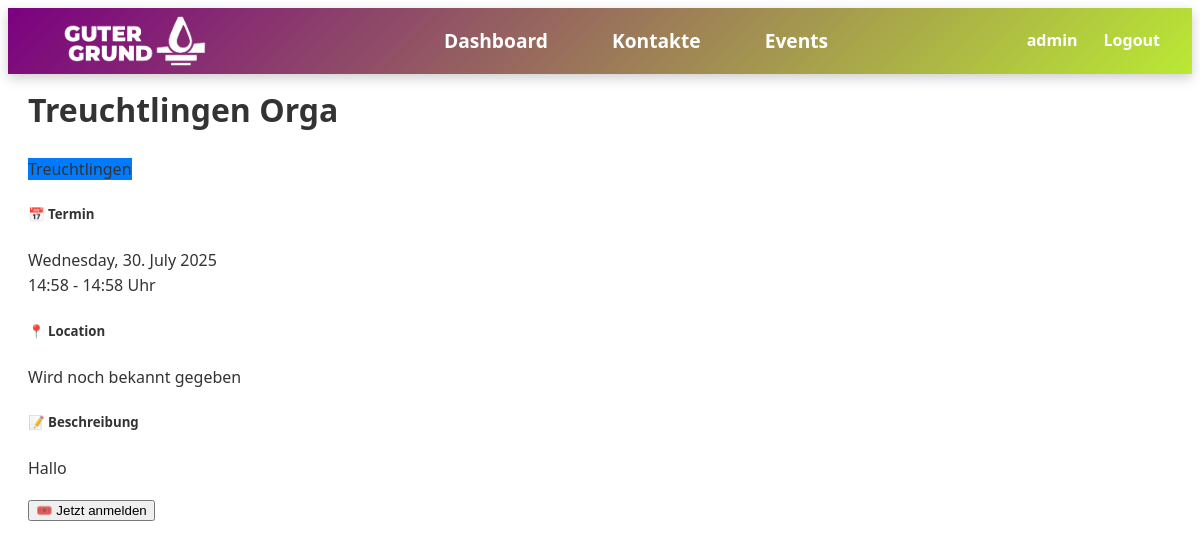
The page /events/event/1/ (signed in) on the database its author committed.
### users/models.py (models this page shows, shortened)
class User(AbstractUser):
    email = models.EmailField(unique=True)
    is_active = models.BooleanField(default=False)
    activation_token = models.CharField(max_length=40, blank=True)
    activation_token_created = models.DateTimeField(null=True, blank=True)

### events/models.py (models this page shows, shortened)
class Event(models.Model):
    title = models.CharField(max_length=200)
    description = models.TextField()
    event_type = models.ForeignKey(EventType, on_delete=models.PROTECT)
    start = models.DateTimeField()
    end = models.DateTimeField()
    location = models.TextField(blank=True)
    online_link = models.URLField(blank=True)
    responsible = models.ForeignKey(User, on_delete=models.PROTECT)
    registration_form = models.TextField(blank=True)  # Oder eigenes Formular-Modell
    is_registration_open = models.BooleanField(default=True)
    participants = models.ManyToManyField(
        get_user_model(),
        related_name='events_attending',
        blank=True
    )
    confirmation_email_subject = models.CharField(max_length=200)
    confirmation_email_body = models.TextField()

class EventType(models.Model):
    class Meta:
        app_label = 'events'  # Explizite Zuordnung
    name = models.CharField(max_length=50)  # z.B. "Workshop", "Meeting"
    color = models.CharField(max_length=7, default='#007bff')  # Hex-Farbe

### events/views.py (the view, shortened to what this page needs)
# urls.py: path('event/<int:pk>/', EventDetailView.as_view(), name='event_detail'),  # Neu
class EventDetailView(DetailView):
    model = Event
    template_name = 'events/event_detail.html'
    login_url = '/login/'  # Falls nicht eingeloggt
    def get(self, request, *args, **kwargs):
        self.object = self.get_object()
        return super().get(request, *args, **kwargs)
    def get_context_data(self, **kwargs):
        context = super().get_context_data(**kwargs)
        if not self.request.user.is_authenticated:
            context['form'] = SimpleRegistrationForm()
        return context

### events/templates/events/event_detail.html (shortened to what this page needs)
{% extends "base.html" %}
{% block content %}
{% load static %}
<head>
    <link rel="stylesheet" href="{% static 'css/events.css' %}">
</head>
<div class="container mt-4">
    <div class="d-flex justify-content-between align-items-center mb-4">
        <h1>{{ object.title }}</h1>
        <span class="badge" style="background-color: {{ object.event_type.color }};">
            {{ object.event_type.name }}
        </span>
    </div>
    <div class="card mb-4">
        <div class="card-body">
            <h5 class="card-title">📅 Termin</h5>
            <p class="card-text">
                {{ object.start|date:"l, d. F Y" }}<br>
                {{ object.start|date:"H:i" }} - {{ object.end|date:"H:i" }} Uhr
            </p>
        </div>
    </div>
    <div class="card mb-4">
        <div class="card-body">
            <h5 class="card-title">📍 Location</h5>
            <p class="card-text">
                {{ object.location|default:"Wird noch bekannt gegeben" }}
            </p>
        </div>
    </div>
    {% if object.description %}
    <div class="card mb-4">
        <div class="card-body">
            <h5 class="card-title">📝 Beschreibung</h5>
            <p class="card-text">{{ object.description|linebreaks }}</p>
        </div>
    </div>
    {% endif %}
    {% if object.is_registration_open %}
    {% if user.is_authenticated %}
    <form method="post">
        <button type="submit" class="btn
            {% if object in user.events_attending.all %}
                btn-success
            {% else %}
                btn-primary
            {% endif %}">
            {% if object in user.events_attending.all %}
                ✓ Angemeldet (Klicken zum Abmelden)
            {% else %}
                🎟️ Jetzt anmelden
            {% endif %}
        </button>
    </form>
{% else %}
    <a href="{% url 'login' %}?next={{ request.path }}" class="btn btn-primary">
        🚨 Zum Anmelden einloggen
    </a>
{% endif %}
{% endif %}
</div>
{% endblock %}

### templates/base.html (shortened to what this page needs)
<!DOCTYPE html>
{% load static %}
<html lang="de">
<head>
    <link rel="stylesheet" href="{% static 'css/styles.css' %}">
</head>
<body>
    {% if user.is_authenticated %}
    <header class="header">
        <div class="logo-container">
            <img src="{% static 'img/logo_logo_text.png' %}" alt="Mein Logo" class="logo-image">
        </div>
        <nav class="nav-links">
            {% url 'dashboard' as dashboard_url %}
            <a href="{{ dashboard_url }}"
               class="nav-link {% if request.path == dashboard_url %}active{% endif %}">
               Dashboard
            </a>
            {% url 'contacts:index' as contacts_url %}
            <a href="{{ contacts_url }}"
               class="nav-link {% if request.path == contacts_url %}active{% endif %}">
               Kontakte
            </a>
            {% url 'events:calendar' as events_url %}
            <a href="{{ events_url }}"
               class="nav-link {% if request.path == events_url %}active{% endif %}">
               Events
            </a>
        </nav>
        <div class="user-area">
            <span class="username">{{ request.user.username }}</span>
            <a href="#" onclick="event.preventDefault(); document.getElementById('logout-form').submit();">Logout</a>
        </div>
    </header>
    {% endif %}
    <main class="main-content">
        {% block content %}{% endblock %}
    </main>
</body>
</html>

### static/css/styles.css (style rules this page uses)
.header { position: sticky; top: 0; z-index: 1000; box-shadow: 0 4px 12px rgba(0,0,0,0.2); background: linear-gradient(135deg, #7B0080, #bae934); color: rgb(255, 255, 255); font-weight: bold; display: flex; justify-content: space-between; align-items: center; padding: 0 2rem; }
body { font-family: 'Segoe UI', Tahoma, Geneva, Verdana, sans-serif; font-size: 16px; line-height: 1.6; color: #333; }
.logo-container { display: flex; align-items: center; gap: 15px; }
.logo-image { height: 50px; width: auto; padding: 0.5rem 1.5rem; }
.main-content { margin-top: 20px; padding: 20px; }
.main-content h1 { margin-top: -10px; }
body:not(.logged-in) .main-content { margin-top: 0px; }
.nav-links { display: flex; gap: 1rem; }
.nav-link { color: white; text-decoration: none; padding: 1rem 1.5rem; transition: all 0.3s ease; position: relative; font-weight: bold; font-size: 120%; }
.user-area { display: flex; gap: 1rem; align-items: center; }
.user-area a { color: #ffffff; text-decoration: none; margin-left: 10px; transition: color 0.3s ease; }
.main-content { padding: 20px; margin-top: 60px; }

### rows shown on the page
User: user.username "admin"
Event: title "Treuchtlingen Orga", event_type.name "Treuchtlingen", start "Wednesday, 30. July 2025", start "14:58", end "14:58", location "Wird noch bekannt gegeben", description "Hallo"
